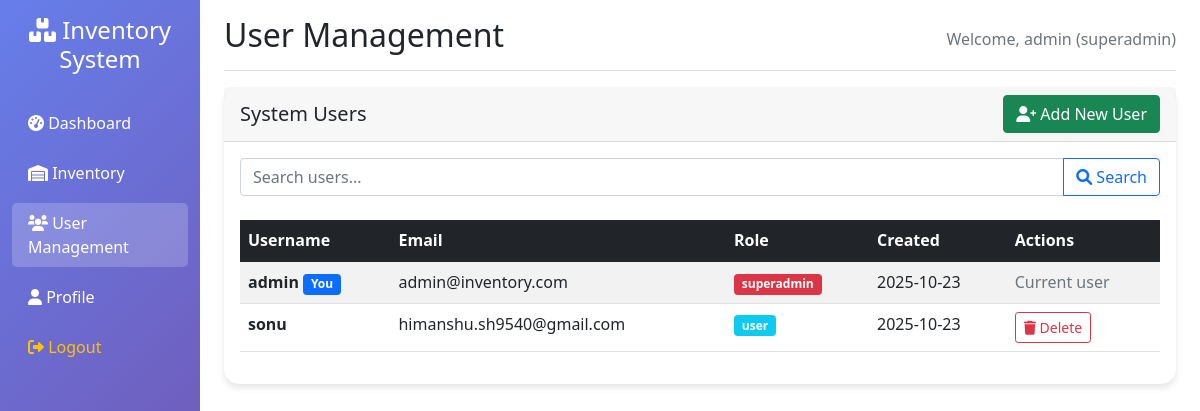
The app's page /users (signed in) with its own data.
### tables this page shows
CREATE TABLE users (
    id INTEGER PRIMARY KEY AUTOINCREMENT,
    username VARCHAR(50) UNIQUE NOT NULL,
    password VARCHAR(255) NOT NULL,
    email VARCHAR(100) UNIQUE NOT NULL,
    role VARCHAR(20) DEFAULT 'user',
    created_at TIMESTAMP DEFAULT CURRENT_TIMESTAMP
);

### app.py (the view)
@app.route('/users')
@login_required
def users():
    search = request.args.get('search', '')
    conn = get_db_connection()
    if session['role'] == 'user':
        users_list = conn.execute(
            'SELECT * FROM users WHERE id = ?', (session['user_id'],)
        ).fetchall()
    else:
        if search:
            users_list = conn.execute(
                'SELECT * FROM users WHERE username LIKE ? OR email LIKE ?',
                (f'%{search}%', f'%{search}%')
            ).fetchall()
        else:
            users_list = conn.execute('SELECT * FROM users').fetchall()
    conn.close()
    return render_template('users.html', users=users_list, search=search)

### app.py (called while the page is built)
def get_db_connection():
    conn = sqlite3.connect(DATABASE)
    conn.row_factory = sqlite3.Row
    return conn

def login_required(f):
    from functools import wraps
    @wraps(f)
    def decorated_function(*args, **kwargs):
        if 'user_id' not in session:
            return redirect(url_for('login'))
        return f(*args, **kwargs)
    return decorated_function

### templates/users.html (shortened to what this page needs)
{% extends "base.html" %}
{% block header %}User Management{% endblock %}
{% block content %}
<div class="card">
    <div class="card-header d-flex justify-content-between align-items-center">
        <h5 class="mb-0">System Users</h5>
        <div>
            <a href="{{ url_for('add_user') }}" class="btn btn-success">
                <i class="fas fa-user-plus"></i> Add New User
            </a>
        </div>
    </div>
    <div class="card-body">
        <form method="GET" class="mb-4">
            <div class="input-group">
                <input type="text" class="form-control" name="search" placeholder="Search users..." value="{{ search }}">
                <button class="btn btn-outline-primary" type="submit">
                    <i class="fas fa-search"></i> Search
                </button>
            </div>
        </form>
        <div class="table-responsive">
            <table class="table table-striped table-hover">
                <thead class="table-dark">
                    <tr>
                        <th>Username</th>
                        <th>Email</th>
                        <th>Role</th>
                        <th>Created</th>
                        <th>Actions</th>
                    </tr>
                </thead>
                <tbody>
                    {% for user in users %}
                    <tr>
                        <td>
                            <strong>{{ user.username }}</strong>
                            {% if user.id == session.user_id %}
                            <span class="badge bg-primary">You</span>
                            {% endif %}
                        </td>
                        <td>{{ user.email }}</td>
                        <td>
                            <span class="badge {% if user.role == 'superadmin' %}bg-danger{% else %}bg-info{% endif %}">
                                {{ user.role }}
                            </span>
                        </td>
                        <td>{{ user.created_at[:10] }}</td>
                        <td>
                            {% if user.id != session.user_id %}
                            <a href="{{ url_for('delete_user', id=user.id) }}" class="btn btn-outline-danger btn-sm"
                               onclick="return confirm('Are you sure you want to delete this user?')">
                                <i class="fas fa-trash"></i> Delete
                            </a>
                            {% else %}
                            <span class="text-muted">Current user</span>
                            {% endif %}
                        </td>
                    </tr>
                    {% endfor %}
                </tbody>
            </table>
        </div>
    </div>
</div>
{% endblock %}

### templates/base.html (shortened to what this page needs)
<!DOCTYPE html>
<html lang="en">
<head>
    <link href="https://cdn.jsdelivr.net/npm/bootstrap@5.1.3/dist/css/bootstrap.min.css" rel="stylesheet">
    <link href="https://cdnjs.cloudflare.com/ajax/libs/font-awesome/6.0.0/css/all.min.css" rel="stylesheet">
</head>
<body>
    {% if session.user_id %}
    <div class="container-fluid">
        <div class="row">
            <nav class="col-md-3 col-lg-2 d-md-block sidebar collapse">
                <div class="position-sticky pt-3">
                    <h4 class="text-white text-center mb-4">
                        <i class="fas fa-boxes"></i> Inventory System
                    </h4>
                    <ul class="nav flex-column">
                        <li class="nav-item">
                            <a class="nav-link {% if request.endpoint == 'dashboard' %}active{% endif %}"
                               href="{{ url_for('dashboard') }}">
                                <i class="fas fa-tachometer-alt"></i> Dashboard
                            </a>
                        </li>
                        <li class="nav-item">
                            <a class="nav-link {% if request.endpoint == 'inventory' %}active{% endif %}"
                               href="{{ url_for('inventory') }}">
                                <i class="fas fa-warehouse"></i> Inventory
                            </a>
                        </li>
                        {% if session.role == 'superadmin' %}
                        <li class="nav-item">
                            <a class="nav-link {% if request.endpoint == 'users' %}active{% endif %}"
                               href="{{ url_for('users') }}">
                                <i class="fas fa-users"></i> User Management
                            </a>
                        </li>
                        {% endif %}
                        <li class="nav-item">
                            <a class="nav-link {% if request.endpoint == 'profile' %}active{% endif %}"
                               href="{{ url_for('profile') }}">
                                <i class="fas fa-user"></i> Profile
                            </a>
                        </li>
                        <li class="nav-item">
                            <a class="nav-link text-warning" href="{{ url_for('logout') }}">
                                <i class="fas fa-sign-out-alt"></i> Logout
                            </a>
                        </li>
                    </ul>
                </div>
            </nav>
            <main class="col-md-9 ms-sm-auto col-lg-10 px-md-4">
                <div class="d-flex justify-content-between flex-wrap flex-md-nowrap align-items-center pt-3 pb-2 mb-3 border-bottom">
                    <h2>{% block header %}{% endblock %}</h2>
                    <span class="text-muted">Welcome, {{ session.username }} ({{ session.role }})</span>
                </div>
                {% block content %}{% endblock %}
            </main>
        </div>
    </div>
    {% else %}
        {% block auth_content %}{% endblock %}
    {% endif %}
</body>
</html>

### templates/base.html (style rules this page uses)
.sidebar { min-height: 100vh; background: linear-gradient(135deg, #667eea 0%, #764ba2 100%); }
.sidebar .nav-link { color: #fff; margin: 5px 0; border-radius: 5px; }
.sidebar .nav-link.active { background: rgba(255,255,255,0.2); }
.card { border: none; border-radius: 15px; box-shadow: 0 4px 6px rgba(0,0,0,0.1); transition: transform 0.3s; }

### records on screen
users: username "admin", role "superadmin", shows "You", email "admin@inventory.com", created_at "2025-10-23", shows "Current user"
users: username "sonu", email "himanshu.sh9540@gmail.com", role "user", created_at "2025-10-23"
